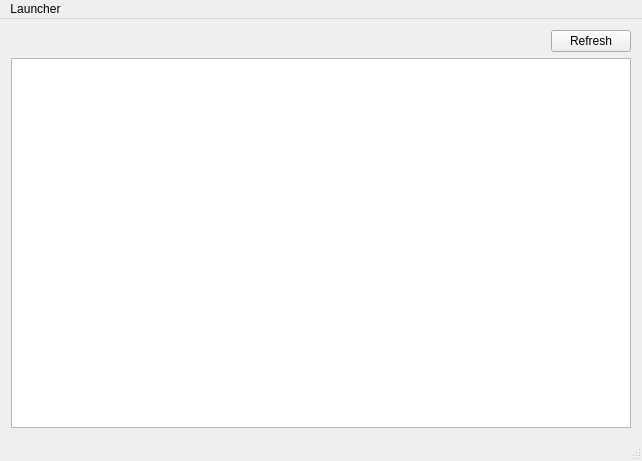
<?xml version="1.0" encoding="UTF-8"?>
<ui version="4.0">
 <class>MainWindow</class>
 <widget class="QMainWindow" name="MainWindow">
  <property name="geometry">
   <rect>
    <x>0</x>
    <y>0</y>
    <width>642</width>
    <height>461</height>
   </rect>
  </property>
  <property name="windowTitle">
   <string>RM's REN-X LAWNCHAIR</string>
  </property>
  <widget class="QWidget" name="centralWidget">
   <layout class="QVBoxLayout" name="verticalLayout">
    <item>
     <widget class="QWidget" name="widget" native="true">
      <layout class="QHBoxLayout" name="horizontalLayout">
       <property name="leftMargin">
        <number>0</number>
       </property>
       <property name="topMargin">
        <number>0</number>
       </property>
       <property name="rightMargin">
        <number>0</number>
       </property>
       <property name="bottomMargin">
        <number>0</number>
       </property>
       <item>
        <spacer name="horizontalSpacer">
         <property name="orientation">
          <enum>Qt::Horizontal</enum>
         </property>
         <property name="sizeHint" stdset="0">
          <size>
           <width>40</width>
           <height>20</height>
          </size>
         </property>
        </spacer>
       </item>
       <item>
        <widget class="QPushButton" name="refreshButton">
         <property name="text">
          <string>Refresh</string>
         </property>
        </widget>
       </item>
      </layout>
     </widget>
    </item>
    <item>
     <widget class="QTableView" name="serverTable"/>
    </item>
   </layout>
  </widget>
  <widget class="QMenuBar" name="menuBar">
   <property name="geometry">
    <rect>
     <x>0</x>
     <y>0</y>
     <width>642</width>
     <height>24</height>
    </rect>
   </property>
   <widget class="QMenu" name="menuLauncher">
    <property name="title">
     <string>Launcher</string>
    </property>
    <addaction name="actionLaunch_Game"/>
    <addaction name="actionPerform_Winetricks"/>
    <addaction name="actionSettings"/>
    <addaction name="actionInstall"/>
    <addaction name="actionValidate_Install"/>
    <addaction name="actionExit"/>
   </widget>
   <addaction name="menuLauncher"/>
  </widget>
  <widget class="QStatusBar" name="statusBar"/>
  <action name="actionExit">
   <property name="text">
    <string>Exit</string>
   </property>
  </action>
  <action name="actionSettings">
   <property name="text">
    <string>Settings</string>
   </property>
  </action>
  <action name="actionValidate_Install">
   <property name="text">
    <string>Validate Install</string>
   </property>
  </action>
  <action name="actionInstall">
   <property name="text">
    <string>Install</string>
   </property>
  </action>
  <action name="actionLaunch_Game">
   <property name="text">
    <string>Launch Game</string>
   </property>
  </action>
  <action name="actionPerform_Winetricks">
   <property name="text">
    <string>Perform Winetricks</string>
   </property>
  </action>
 </widget>
 <layoutdefault spacing="6" margin="11"/>
 <resources/>
 <connections/>
</ui>
